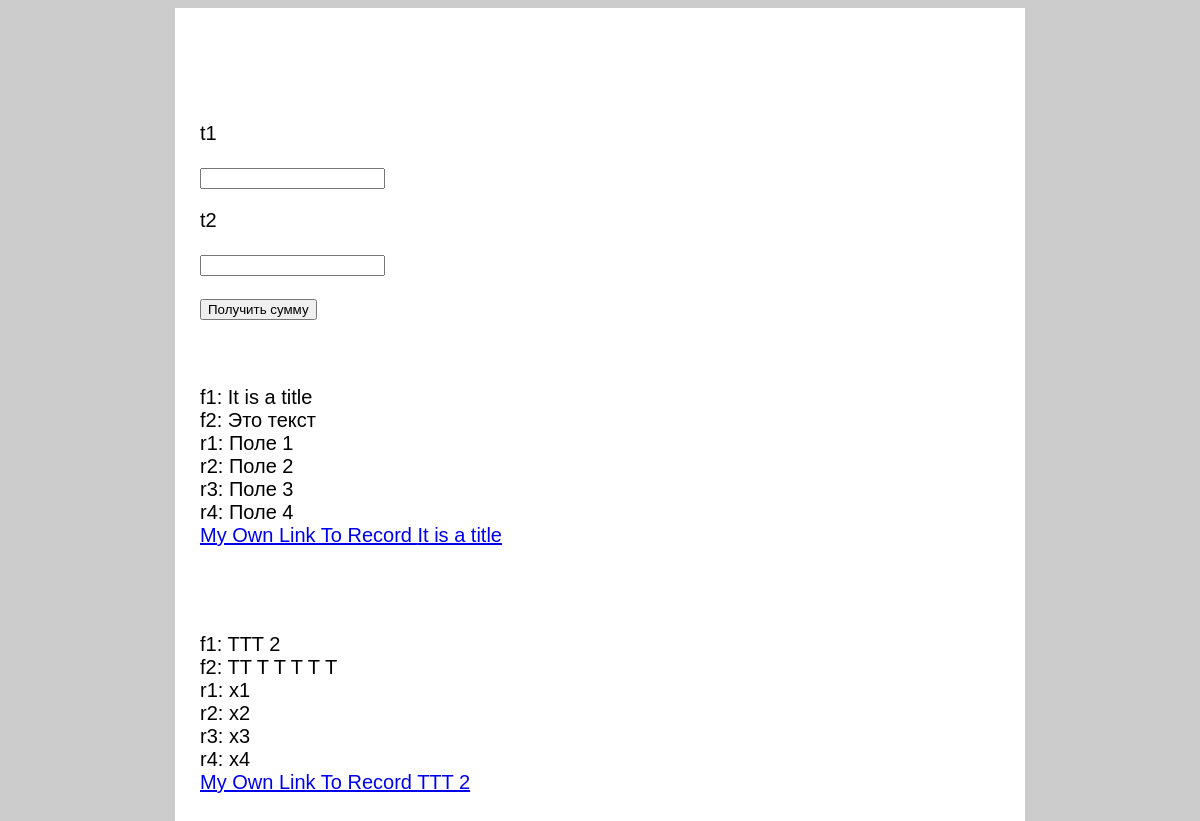
/, run on an earlier commit of the app's database.
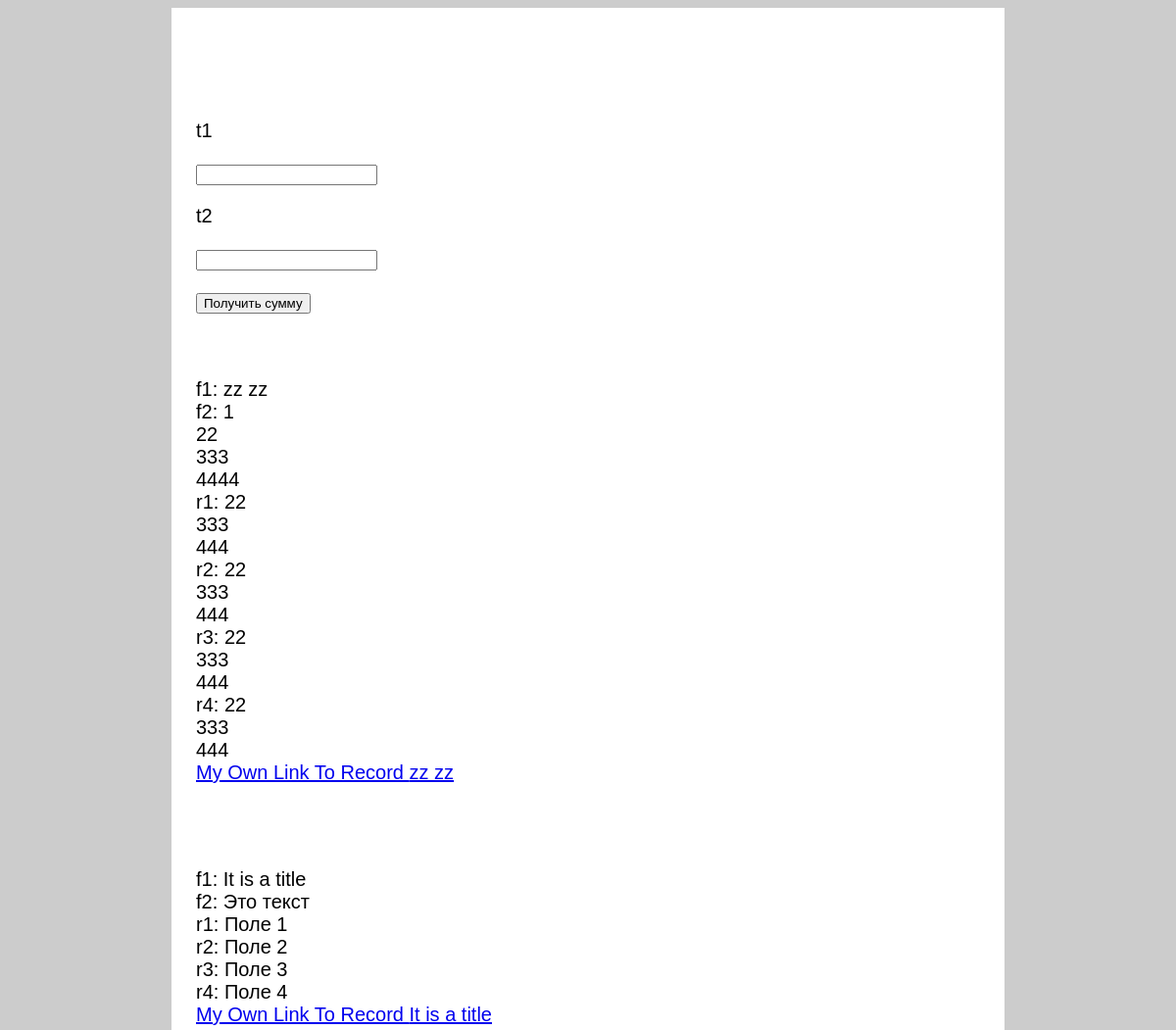
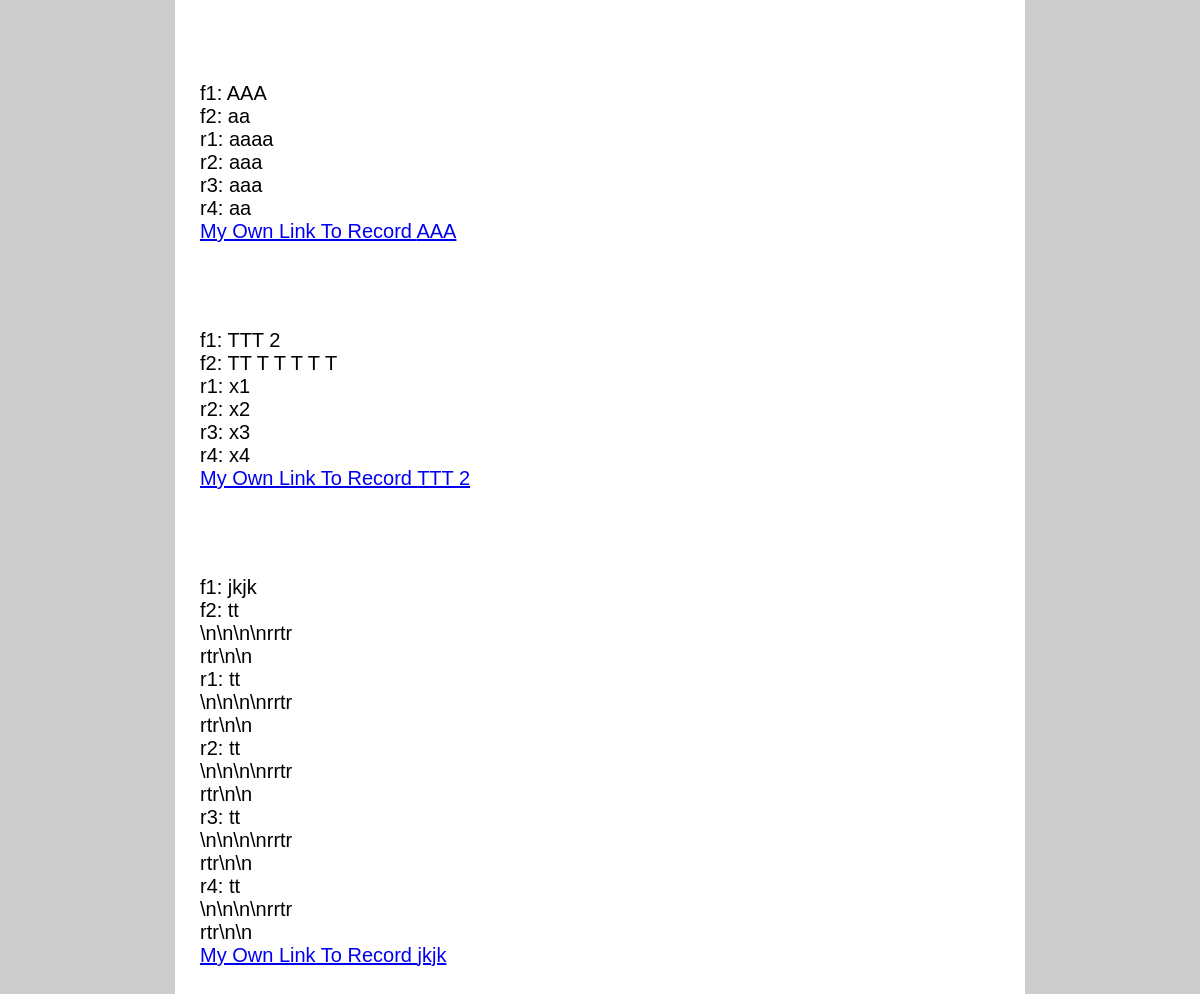
And on a later commit of the database (2 pictures, top to bottom).
### prilogenie111/models.py (models this page shows, shortened)
class MyFirstModel(models.Model):
    author = models.ForeignKey('auth.User')
    title = models.CharField(max_length=200)
    text = models.TextField()
    created_date = models.DateTimeField(default=timezone.now)
    published_date = models.DateTimeField(blank=True, null=True)
    my_field_1 = models.TextField()
    my_field_2 = models.TextField()
    my_field_3 = models.TextField()
    my_field_4 = models.TextField()

### prilogenie111/views.py (the view)
# urls.py: url(r'^$', views.my_page_first, name='my_page_first'),
def my_page_first(request):
    my_records_arr = MyFirstModel.objects.order_by('published_date')
    return render(request, 'prilogenie111/my_page_first.html', {'my_records_arr': my_records_arr})

### prilogenie111/templates/prilogenie111/my_page_first.html (shortened to what this page needs)
{% extends 'prilogenie111/my_template.html' %}
{% block content %}
    <br>
    <br>
    <br>
    <p>t1</p>
    <input id = 't1'>
    <p>t2</p>
    <input id = 't2'>
    <button onclick = "f()">Получить сумму</button>
    <br>
    <br>
    <br>
    {% for xxx in my_records_arr %}
        <p>
            f1: {{ xxx.title|linebreaksbr }}  <br>
            f2: {{ xxx.text|linebreaksbr }}  <br>
            r1: {{ xxx.my_field_1|linebreaksbr }}  <br>
            r2: {{ xxx.my_field_2|linebreaksbr }}  <br>
            r3: {{ xxx.my_field_3|linebreaksbr }}  <br>
            r4: {{ xxx.my_field_4|linebreaksbr }}  <br>
            <a href = "{% url 'my_page_second' pk=xxx.pk %}">My Own Link To Record {{ xxx.title }}</a> <br>
        </p>
        <br>
        <br>
    {% endfor %}
{% endblock %}

### prilogenie111/templates/prilogenie111/my_template.html (shortened to what this page needs)
{% load staticfiles %}
<!DOCTYPE html>
<html>
<head>
</head>
<body>
<div id = "centerBox">
    {% block content %}
    {% endblock %}
</div>
</body>
</html>

### prilogenie111/templates/prilogenie111/my_template.html (style rules this page uses)
body { background: #CCCCCC; font-size: 20px; font-family: Geneva, Arial, Helvetica, sans-serif; }
#centerBox { margin: 0 auto; background: white; width: 800px; padding: 25px; }

What changed in the data, as far as the page shows it:
added MyFirstModel: title "zz zz", text "1 22 333 4444", my_field_1 "22 333 444", my_field_2 "22 333 444", my_field_3 "22 333 444", my_field_4 "22 333 444"
added MyFirstModel: title "AAA", text "aa", my_field_1 "aaaa", my_field_2 "aaa", my_field_3 "aaa", my_field_4 "aa"
added MyFirstModel: title "jkjk", text "tt \\n\\n\\n\\nrrtr rtr\\n\\n", my_field_1 "tt \\n\\n\\n\\nrrtr rtr\\n\\n", my_field_2 "tt \\n\\n\\n\\nrrtr rtr\\n\\n", my_field_3 "tt \\n\\n\\n\\nrrtr rtr\\n\\n", my_field_4 "tt \\n\\n\\n\\nrrtr rtr\\n\\n"
